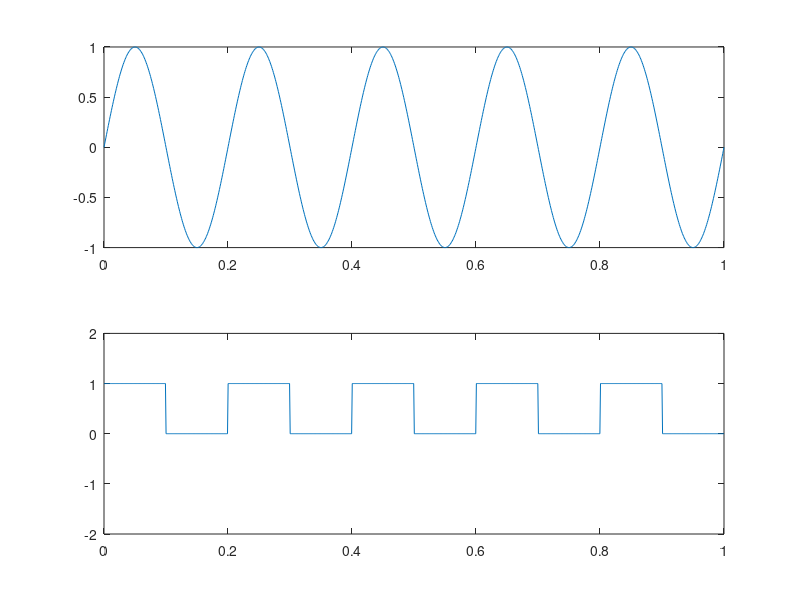

Source code (MATLAB):
%Generation of halfwave and fullwave rectified output
clc
clear all
close all
%Specify the parameters of sine wave
A=1;  %Amplitude
f=5;  %Frequency
ph=0; %Phase
%Generate the time vector
t=linspace(0,1,1000);
x=A*sin(2*pi*f*t+ph);
%Coversion of sine to square
y=(x>=0);
% %To obtain Halfwave rectified output
% y1=0.5*(x+abs(x));
% %To obtain fullwave rectified output
% y2=abs(x);
%Plotting the result
subplot(2,1,1),plot(t,x),
subplot(2,1,2),plot(t,y),axis([0 1 -2 2])
% subplot(3,1,3),plot(t,y2)
% plot(t,x),xlabel('t'),ylabel('Amplitude')
% title(['A=',num2str(A),'V',' f=',num2str(f),'Hz',' \phi=',num2str(ph)])
